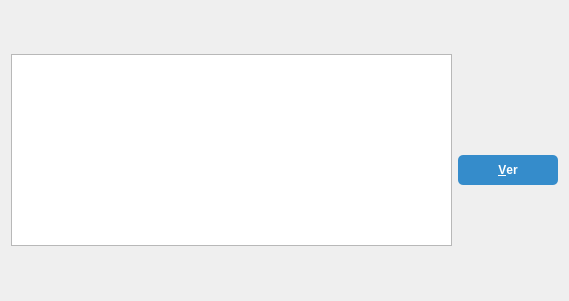
<?xml version="1.0" encoding="UTF-8"?>
<ui version="4.0">
 <class>FormCompararResultados</class>
 <widget class="QWidget" name="FormCompararResultados">
  <property name="windowModality">
   <enum>Qt::ApplicationModal</enum>
  </property>
  <property name="geometry">
   <rect>
    <x>0</x>
    <y>0</y>
    <width>569</width>
    <height>301</height>
   </rect>
  </property>
  <property name="windowTitle">
   <string>Comparar Resultados</string>
  </property>
  <layout class="QHBoxLayout" name="horizontalLayout">
   <item>
    <widget class="QListWidget" name="resultadosListWidget">
     <property name="sizePolicy">
      <sizepolicy hsizetype="Expanding" vsizetype="Maximum">
       <horstretch>0</horstretch>
       <verstretch>0</verstretch>
      </sizepolicy>
     </property>
     <property name="selectionMode">
      <enum>QAbstractItemView::ExtendedSelection</enum>
     </property>
    </widget>
   </item>
   <item>
    <widget class="QPushButton" name="buttonVerResultados">
     <property name="sizePolicy">
      <sizepolicy hsizetype="Minimum" vsizetype="Fixed">
       <horstretch>0</horstretch>
       <verstretch>0</verstretch>
      </sizepolicy>
     </property>
     <property name="minimumSize">
      <size>
       <width>100</width>
       <height>0</height>
      </size>
     </property>
     <property name="styleSheet">
      <string notr="true">background-color: #358ccb; color: #fff; font-weight: bold; height: 30px; border: none; border-radius: 5px; margin-top: 40px;
</string>
     </property>
     <property name="text">
      <string>&amp;Ver</string>
     </property>
    </widget>
   </item>
  </layout>
 </widget>
 <resources/>
 <connections/>
</ui>
